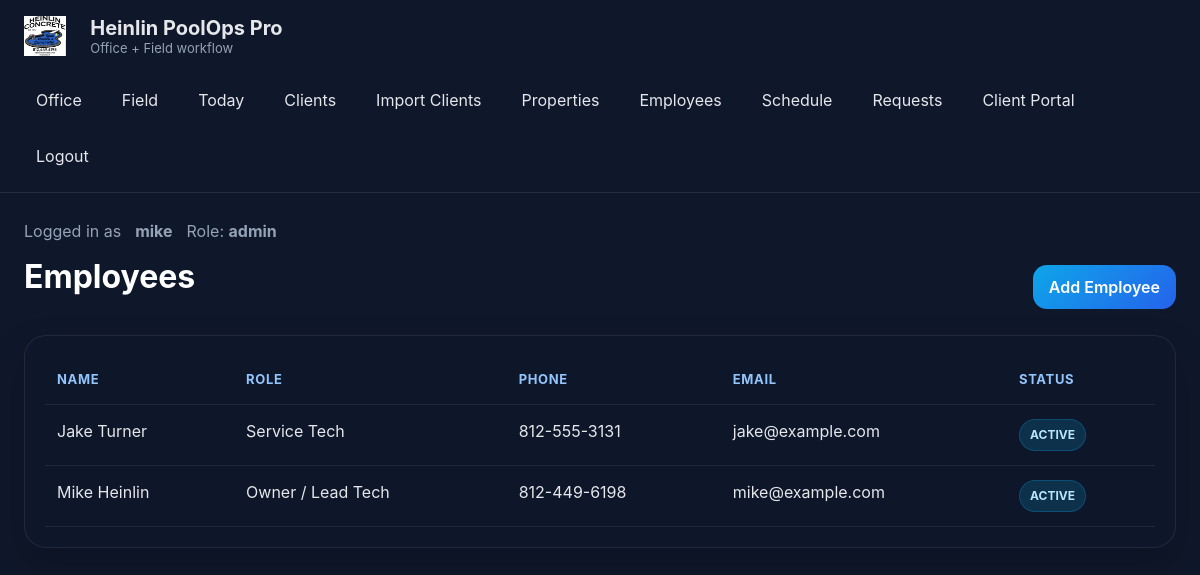
Page /employees (signed in) on the committed database.
### app/models.py (models this page shows)
class User(Base):
    __tablename__ = "users"
    id = Column(Integer, primary_key=True, index=True)
    username = Column(String(100), unique=True, nullable=False, index=True)
    password_hash = Column(String(255), nullable=False)
    role = Column(String(50), nullable=False, default="field")
    employee_id = Column(Integer, ForeignKey("employees.id"), nullable=True)
    is_active = Column(Boolean, default=True)
    employee = relationship("Employee", back_populates="users")

class Employee(Base):
    __tablename__ = "employees"
    id = Column(Integer, primary_key=True, index=True)
    name = Column(String(255), nullable=False)
    role = Column(String(100), default="")
    phone = Column(String(50), default="")
    email = Column(String(255), default="")
    status = Column(String(50), default="active")
    notes = Column(Text, default="")
    schedule_items = relationship("ScheduleItem", back_populates="employee")
    users = relationship("User", back_populates="employee")

### app/main.py (the view)
@app.get("/employees", response_class=HTMLResponse)
def employees_page(request: Request, db: Session = Depends(get_db)):
    current_user = require_roles(request, db, ["admin", "office"])
    employees = db.query(Employee).order_by(Employee.name.asc()).all()
    return templates.TemplateResponse("employees.html", {"request": request, "current_user": current_user, "employees": employees})

### app/templates/employees.html (shortened to what this page needs)
{% extends "base.html" %}
{% block content %}
<div class="section-head">
    <h1>Employees</h1>
    <a class="btn btn-primary" href="/employees/new">Add Employee</a>
</div>
<div class="table-wrap card">
<table>
    <thead><tr><th>Name</th><th>Role</th><th>Phone</th><th>Email</th><th>Status</th></tr></thead>
    <tbody>
    {% for employee in employees %}
        <tr>
            <td>{{ employee.name }}</td>
            <td>{{ employee.role }}</td>
            <td>{{ employee.phone }}</td>
            <td>{{ employee.email }}</td>
            <td><span class="badge">{{ employee.status }}</span></td>
        </tr>
    {% else %}
        <tr><td colspan="5">No employees yet.</td></tr>
    {% endfor %}
    </tbody>
</table>
</div>
{% endblock %}

### app/templates/base.html (shortened to what this page needs)
<!DOCTYPE html>
<html lang="en">
<head>
    <link rel="stylesheet" href="/static/style.css?v=6">
</head>
<body>
    <header class="topbar">
        <div class="brand">
            <img src="/static/logo.png?v=6" style="height:40px; width:auto; margin-right:10px;" alt="Heinlin Logo">
            <div>
                <div class="brand-title">Heinlin PoolOps Pro</div>
                <div class="brand-subtitle">Office + Field workflow</div>
            </div>
        </div>
        <nav class="nav">
            <a href="/">Office</a>
            <a href="/field">Field</a>
            <a href="/today">Today</a>
            <a href="/clients">Clients</a>
            <a href="/clients/import">Import Clients</a>
            <a href="/properties">Properties</a>
            <a href="/employees">Employees</a>
            <a href="/schedule">Schedule</a>
            <a href="/requests">Requests</a>
            <a href="/portal/request">Client Portal</a>
            <a href="/logout">Logout</a>
        </nav>
    </header>
    <main class="page-shell">
        {% if current_user %}
        <div class="user-banner">
            Logged in as <strong>{{ current_user.username }}</strong>
            <span>Role: <strong>{{ current_user.role }}</strong></span>
        </div>
        {% endif %}
        {% block content %}{% endblock %}
    </main>
</body>
</html>

### app/static/style.css (style rules this page uses)
* { box-sizing: border-box; }
body { margin: 0; font-family: Inter, Arial, sans-serif; background: #0f172a; color: #e5e7eb; }
a { color: #93c5fd; text-decoration: none; }
.topbar { position: sticky; top: 0; z-index: 10; background: rgba(15, 23, 42, 0.96); border-bottom: 1px solid rgba(148, 163, 184, 0.15); padding: 16px 24px; display: flex; gap: 24px; align-items: center; justify-content: space-between; flex-wrap: wrap; }
.brand { display: flex; align-items: center; gap: 14px; }
.brand-title { font-weight: 700; font-size: 20px; }
.brand-subtitle { color: #94a3b8; font-size: 13px; }
.nav { display: flex; gap: 16px; flex-wrap: wrap; }
.nav a { padding: 10px 12px; border-radius: 10px; color: #e5e7eb; }
.page-shell { max-width: 1280px; margin: 0 auto; padding: 28px 24px 48px; }
.hero, .card { background: rgba(15, 23, 42, 0.84); border: 1px solid rgba(148, 163, 184, 0.14); border-radius: 22px; box-shadow: 0 18px 40px rgba(0,0,0,0.18); }
.hero h1, h1, h2, h3 { margin-top: 0; color: white; }
.hero p, p, td, th, label, .muted { line-height: 1.5; }
.btn { display: inline-block; border: 1px solid rgba(148, 163, 184, 0.2); background: rgba(30, 41, 59, 0.9); color: white; padding: 12px 16px; border-radius: 14px; font-weight: 600; }
.btn-primary { background: linear-gradient(135deg, #0ea5e9, #2563eb); border: none; }
.section-head { display: flex; justify-content: space-between; align-items: center; gap: 16px; margin: 6px 0 18px; flex-wrap: wrap; }
.card { padding: 20px; overflow: hidden; }
.table-wrap { overflow-x: auto; }
table { width: 100%; border-collapse: collapse; }
th, td { padding: 14px 12px; border-bottom: 1px solid rgba(148, 163, 184, 0.12); text-align: left; vertical-align: top; }
th { color: #93c5fd; font-size: 13px; text-transform: uppercase; letter-spacing: 0.05em; }
.badge { display: inline-block; padding: 6px 10px; border-radius: 999px; background: rgba(14, 165, 233, 0.18); color: #bae6fd; border: 1px solid rgba(14, 165, 233, 0.25); font-size: 12px; font-weight: 700; text-transform: uppercase; }
img { max-width: 100%; }
.badge { white-space: nowrap; }
.user-banner { margin-bottom: 16px; color: #94a3b8; display: flex; gap: 14px; flex-wrap: wrap; }

### rows in the picture
User: username "mike", role "admin"
Employee: name "Jake Turner", role "Service Tech", phone "812-555-3131", email "jake@example.com", status "ACTIVE"
Employee: name "Mike Heinlin", role "Owner / Lead Tech", phone "812-449-6198", email "mike@example.com", status "ACTIVE"
